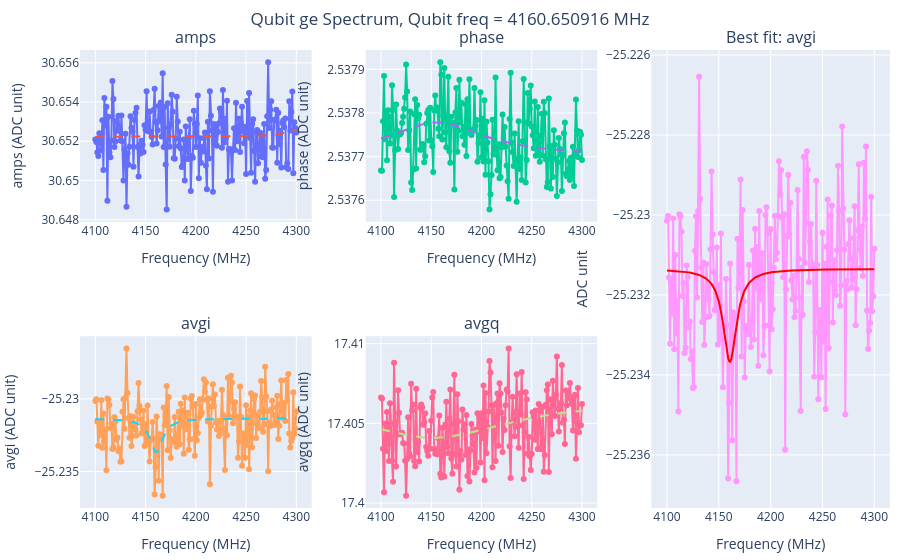

The cell this chart's notebook holds for it:
### Code cell
from single_qubit_pyscrip_v1_3.s003_qubit_spec_ge import Qubit_Twotone

center = 4200
# center = round(cooling_freq['f12']*1e3,3)
SPAN = 100
START_FREQ = center - SPAN # [MHz]
STOP_FREQ = center + SPAN  # [MHz]

STEPS = 201

config['nqz_qubit'] = 2

run_cfg = select_config_idx(config, qubit_idx)
run_cfg.update([('steps', STEPS), 
                ('res_freq_ge_mixer', config['res_freq_ge'][qubit_idx]),
                ('qubit_freq_ge', QickSweep1D('freqloop', START_FREQ, STOP_FREQ)),
                ('qmixer_freq',center),
                ('qubit_gain_ge', 0.2),
                ('res_gain_ge', 0.3),
                ('qubit_length_ge', 5),
                ('relax_delay',1),
                ('cooling', False),  # Set to False for qubit spectroscopy
                ('qubit_ch',2)
                ])

spectrum_ge = Qubit_Twotone(soc, soccfg, run_cfg)
f_ge = await spectrum_ge.run(100, liveplot=True)
# f_ge = spectrum_ge.plot()
config['qubit_freq_ge'][qubit_idx] = f_ge
config['qmixer_freq'][qubit_idx] = f_ge
# spectrum_ge.saveLabber(qubit_idx, yoko_value=None)

### Figure 1 — Plotly figure (JSON) as saved in the notebook; plotly's stock layout.template omitted (floating-point values rounded to 4 significant figures; data arrays with more than 128 entries replaced by an {"elided": "..."} marker saying what was removed)
{"data": [{"mode": "lines+markers", "name": "amps data", "showlegend": false, "type": "scatter", "x": {"elided": "201 float values"}, "xaxis": "x", "y": {"elided": "201 float values"}, "yaxis": "y"}, {"line": {"dash": "dash"}, "mode": "lines", "name": "amps fit", "showlegend": false, "type": "scatter", "x": {"elided": "201 float values"}, "xaxis": "x", "y": {"elided": "201 float values"}, "yaxis": "y"}, {"mode": "lines+markers", "name": "phase data", "showlegend": false, "type": "scatter", "x": {"elided": "201 float values"}, "xaxis": "x2", "y": {"elided": "201 float values"}, "yaxis": "y2"}, {"line": {"dash": "dash"}, "mode": "lines", "name": "phase fit", "showlegend": false, "type": "scatter", "x": {"elided": "201 float values"}, "xaxis": "x2", "y": {"elided": "201 float values"}, "yaxis": "y2"}, {"mode": "lines+markers", "name": "avgi data", "showlegend": false, "type": "scatter", "x": {"elided": "201 float values"}, "xaxis": "x4", "y": {"elided": "201 float values"}, "yaxis": "y4"}, {"line": {"dash": "dash"}, "mode": "lines", "name": "avgi fit", "showlegend": false, "type": "scatter", "x": {"elided": "201 float values"}, "xaxis": "x4", "y": {"elided": "201 float values"}, "yaxis": "y4"}, {"mode": "lines+markers", "name": "avgq data", "showlegend": false, "type": "scatter", "x": {"elided": "201 float values"}, "xaxis": "x5", "y": {"elided": "201 float values"}, "yaxis": "y5"}, {"line": {"dash": "dash"}, "mode": "lines", "name": "avgq fit", "showlegend": false, "type": "scatter", "x": {"elided": "201 float values"}, "xaxis": "x5", "y": {"elided": "201 float values"}, "yaxis": "y5"}, {"mode": "lines+markers", "name": "avgi data", "showlegend": false, "type": "scatter", "x": {"elided": "201 float values"}, "xaxis": "x3", "y": {"elided": "201 float values"}, "yaxis": "y3"}, {"line": {"color": "red"}, "mode": "lines", "name": "best fit", "showlegend": false, "type": "scatter", "x": {"elided": "201 float values"}, "xaxis": "x3", "y": {"elided": "201 float values"}, "yaxis": "y3"}], "layout": {"annotations": [{"font": {"size": 16}, "showarrow": false, "text": "amps", "x": 0.143, "xanchor": "center", "xref": "paper", "y": 1, "yanchor": "bottom", "yref": "paper"}, {"font": {"size": 16}, "showarrow": false, "text": "phase", "x": 0.4957, "xanchor": "center", "xref": "paper", "y": 1, "yanchor": "bottom", "yref": "paper"}, {"font": {"size": 16}, "showarrow": false, "text": "Best fit: avgi", "x": 0.8527, "xanchor": "center", "xref": "paper", "y": 1, "yanchor": "bottom", "yref": "paper"}, {"font": {"size": 16}, "showarrow": false, "text": "avgi", "x": 0.143, "xanchor": "center", "xref": "paper", "y": 0.375, "yanchor": "bottom", "yref": "paper"}, {"font": {"size": 16}, "showarrow": false, "text": "avgq", "x": 0.4957, "xanchor": "center", "xref": "paper", "y": 0.375, "yanchor": "bottom", "yref": "paper"}], "autosize": true, "margin": {"b": 30, "l": 10, "pad": 0, "r": 10, "t": 50}, "showlegend": false, "title": {"text": "Qubit ge Spectrum, Qubit freq = 4160.650916 MHz", "x": 0.5, "xanchor": "center"}, "xaxis": {"anchor": "y", "constrain": "domain", "domain": [0, 0.286], "title": {"text": "Frequency (MHz)"}}, "xaxis2": {"anchor": "y2", "constrain": "domain", "domain": [0.3527, 0.6387], "title": {"text": "Frequency (MHz)"}}, "xaxis3": {"anchor": "y3", "constrain": "domain", "domain": [0.7053, 1], "title": {"text": "Frequency (MHz)"}}, "xaxis4": {"anchor": "y4", "constrain": "domain", "domain": [0, 0.286], "title": {"text": "Frequency (MHz)"}}, "xaxis5": {"anchor": "y5", "constrain": "domain", "domain": [0.3527, 0.6387], "title": {"text": "Frequency (MHz)"}}, "yaxis": {"anchor": "x", "constrain": "domain", "domain": [0.625, 1], "title": {"text": "amps (ADC unit)"}}, "yaxis2": {"anchor": "x2", "constrain": "domain", "domain": [0.625, 1], "title": {"text": "phase (ADC unit)"}}, "yaxis3": {"anchor": "x3", "constrain": "domain", "domain": [0, 1], "title": {"text": "ADC unit"}}, "yaxis4": {"anchor": "x4", "constrain": "domain", "domain": [0, 0.375], "title": {"text": "avgi (ADC unit)"}}, "yaxis5": {"anchor": "x5", "constrain": "domain", "domain": [0, 0.375], "title": {"text": "avgq (ADC unit)"}}}}
